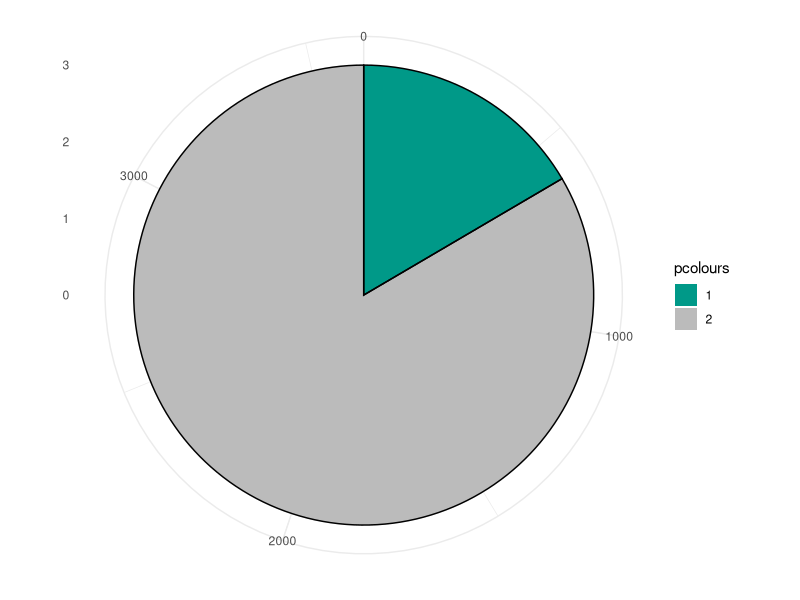
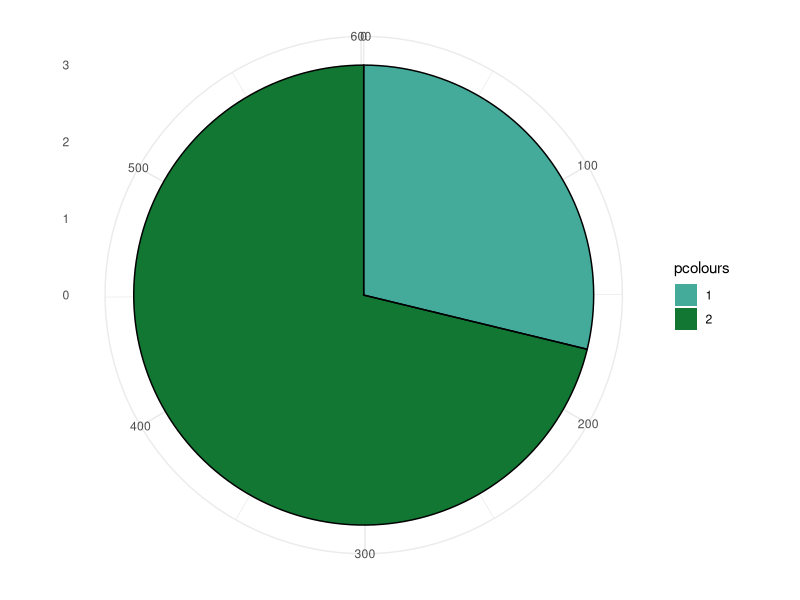
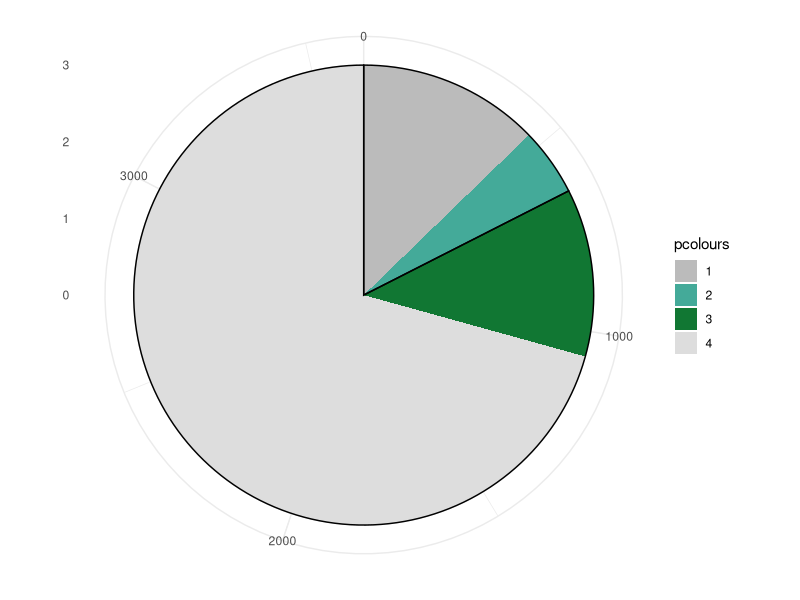
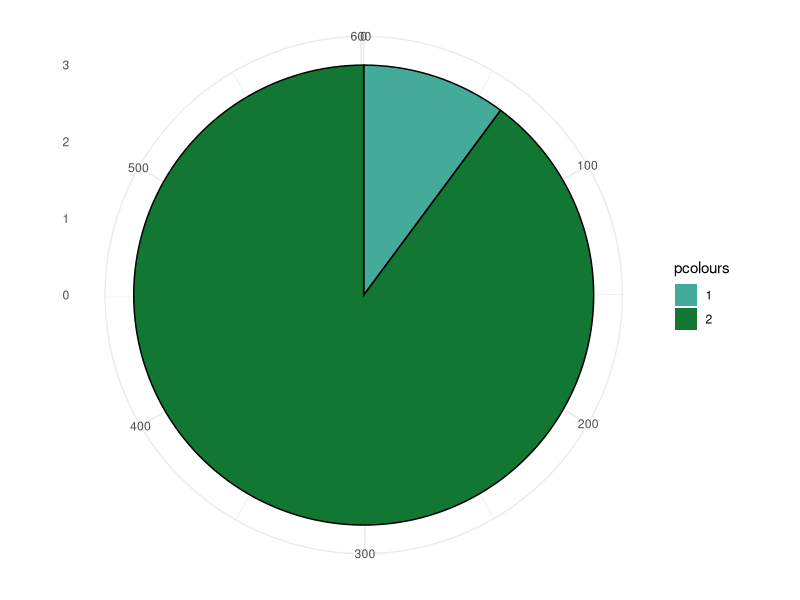
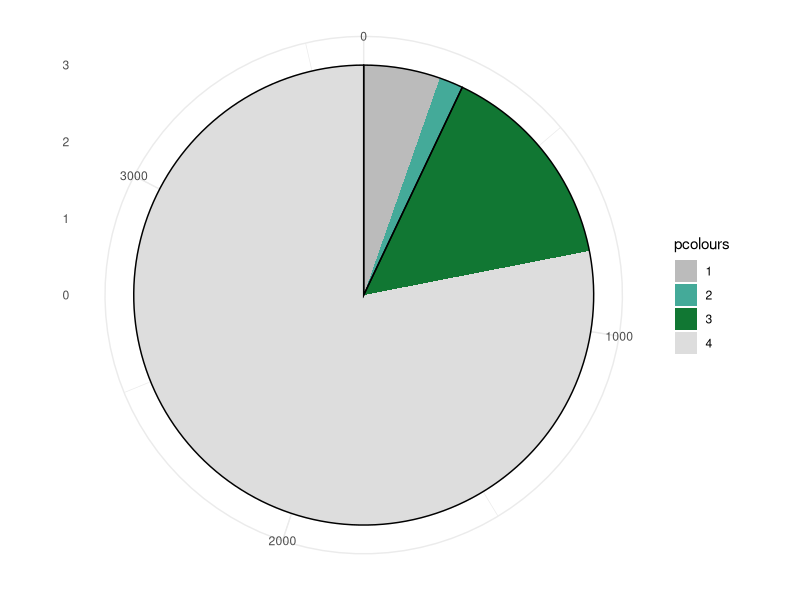

Write the R code that produced these figures, in order.
library(ggplot2)
pie_maker <-  function(x1, cols, x2 = NULL, label = "pie") {
  df <- data.frame(pvalues = x1,
                   pcolours = as.factor(1:length(cols)))
  cs <- cumsum(x1)
  df$ymin <- c(0,cs[1:length(cs)-1])
  df$ymax <- cs
  if(is.null(x2)) {
    df2 <- df
  } else {
    cs <- cumsum(x2)
    df2 <- data.frame(pvalues = x2,
                      ymin = c(0,cs[1:length(cs)-1]),
                      ymax = cs)
  }
  
  ggplot() +
    geom_rect(data = df, aes(fill = pcolours, ymin = ymin, ymax = ymax, xmin = 0, xmax = 3)) +
    scale_fill_manual(values = cols) +
    geom_rect(data = df2, aes(ymin = ymin, ymax = ymax, xmin = 0, xmax = 3), alpha = 0, colour = "black") +
    xlim(c(0,3)) +
    theme_minimal() +
    theme(aspect.ratio = 1) +
    coord_polar(theta = "y")
  ggsave(paste0("Output/Plots/", label,".pdf"), width = 5, height = 3, units = "cm", dpi = 300)
}


# pie_maker(x1 = c(634,3768-634), cols = c("#00a652","#ed8200"), label = "pie_coverage")
# pie_maker(x1 = c(176,458), cols = c("#008441","#22b56a"), label = "pie_tm_incidence_inv")
# # pie_maker(x1 = c(643,3125), cols = c("#a5003a","#e02a6b"), label = "pie_tm_incidence_ip")
# pie_maker(x1 = c(467,176,458,2667), cols = c("#bd6800","#008441","#22b56a","#ffa230"), x2 = c(643,3125), label = "pie_tm_incidence_ip")
# pie_maker(x1 = c(63,571), cols = c("#008441","#22b56a"), label = "pie_secreted_inv")
# # pie_maker(x1 = c(265,3503), cols = c("#bd6800","#ffa230"), label = "pie_secreted_ip")
# pie_maker(x1 = c(202,63,571,2932), cols = c("#bd6800","#008441","#22b56a","#ffa230"), x2 = c(265,3503), label = "pie_secreted_ip")

pie_maker(x1 = c(601,3631-601), cols = c("#009988","#bbbbbb"), label = "pie_coverage")
pie_maker(x1 = c(173,428), cols = c("#44aa99","#117733"), label = "pie_tm_incidence_inv")
pie_maker(x1 = c(636-173,173,428,2995-428), cols = c("#bbbbbb","#44aa99","#117733","#dddddd"), x2 = c(636,2995), label = "pie_tm_incidence_ip")
pie_maker(x1 = c(61,540), cols = c("#44aa99","#117733"), label = "pie_secreted_inv")
pie_maker(x1 = c(256-61,61,540,3375-540), cols = c("#bbbbbb","#44aa99","#117733","#dddddd"), x2 = c(256,3375), label = "pie_secreted_ip")
